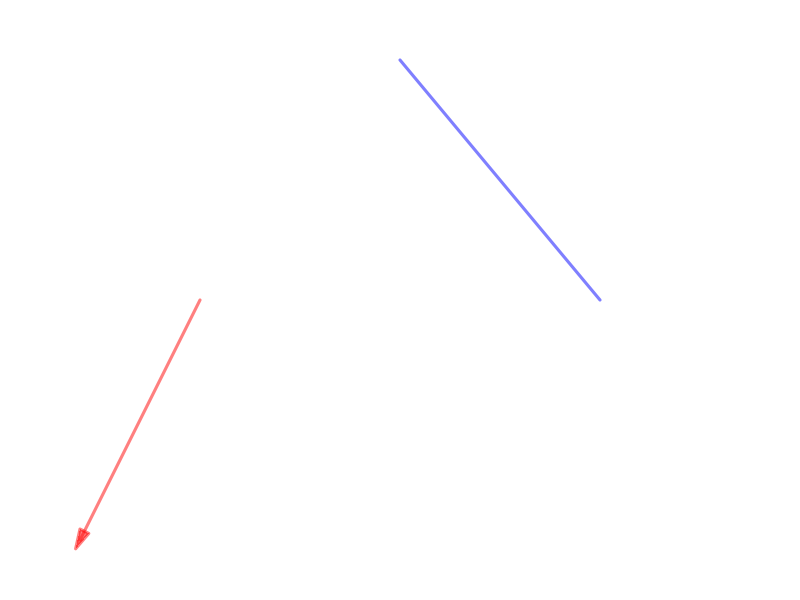

R code for this plot: (Note: this script raises an error after producing the figure.)
require(shape)
pdf(file = "people/sequential_disagreement_solved.pdf", width = 9, height = 7)

#Set parameters for graphics
axislabelsize <- 1.5
labelsize <- 2
actionlabelsize <- 1.5
graphlinewidth <- 3
segmentlinewidth <- 2
nodesize <- 1.5

COL <- c("#7fc97f", "#beaed4", "#fdc086", "#ffff99", "#386cb0", "#f0027f", "#bf5b17", "#666666")
COLA <- c("#99d8c9","#66c2a4","#41ae76", "#238b45", "#005824")
COLB <- c("#4eb3d3", "#2b8cbe", "#0868ac","#084081")

par(mar =  c(0, 0, 0, 0))

xlims <- c(0, 10)
ylims <- c(0, 10)

npts <- 501 
x <- seq(xlims[1], xlims[2], length.out = npts)
y <- seq(ylims[1], ylims[2], length.out = npts) 

plot(0, 0, xlim = xlims, ylim = ylims, type = "n",
     xlab = expression(paste("")),
     ylab = expression(paste("")), 
     xaxt = "n", 
     yaxt = "n", 
     cex.lab = axislabelsize, 
     bty = "n",
     xaxs="i", 
     yaxs="i")

ticksy <- seq(from = 0, to = ylims[2], by = 2)
ylabels <- seq(from = 0, to = ylims[2], by = 2)
ticksx <- seq(from = 0, to = xlims[2], by = 2)
xlabels <- seq(from = 0, to = xlims[2], by = 2)

#Branches for Aisha
#Swahili
#segments(5, 9, 2.5, 5, lty = 1, col = rgb(0, 0, 1, 0.5), lwd = graphlinewidth)
#English
segments(5, 9, 7.5, 5, lty = 1, col = rgb(0, 0, 1, 0.5), lwd = graphlinewidth)

#Branches for Ben
#From Aisha speaking Swahili
#Ben speaking Swahili
#segments(2.5, 5, 1, 1, lty = 1, col = rgb(1, 0, 0, 0.5), lwd = graphlinewidth)
#Ben speaking English
#segments(2.5, 5, 4, 1, lty = 1, col = rgb(1, 0, 0, fadelevel), lwd = graphlinewidth)

#Bina plants early
Arrows(2.5, 5, 1, 1, col = rgb(1, 0, 0, 0.5), lty = 1, lwd = 3, arr.type = "triangle")
#segments(2.5, 5, 1, 1, lty = 1, col = rgb(1, 0, 0, 0.5), lwd = graphlinewidth)
#Bina plants late
segments(2.5, 5, 4, 1, lty = 1, col = rgb(1, 0, 0, fadelevel), lwd = graphlinewidth)

#Branches for Aisha
#Speak Swahili
Arrows(5, 9, 2.5, 5, col = rgb(0, 0, 1, 0.5), lty = 1, lwd = 3, arr.type = "triangle")


#From Aisha Speakign English
#Ben speaking Swahili
segments(7.5, 5, 6, 1, lty = 1, col = rgb(1, 0, 0, fadelevel), lwd = graphlinewidth)

#Ben Speaks English
segments(7.5, 5, 9, 1, lty = 1, col = rgb(1, 0, 0, fadelevel), lwd = graphlinewidth)

#Initial node
points(5, 9, pch = 16, col = "black", cex = nodesize)

#P1 Nodes
#points(2.5, 5, pch = 16, col = "black", cex = nodesize)
points(7.5, 5, pch = 16, col = rgb(0,0,0,fadelevel), cex = nodesize)

#P2 Terminal Nodes
#points(1, 1, pch = 16, col = "black", cex = nodesize)
points(4, 1, pch = 16, col = rgb(0,0,0,fadelevel), cex = nodesize)
points(6, 1, pch = 16, col = rgb(0,0,0,fadelevel), cex = nodesize)
points(9, 1, pch = 16, col = rgb(0,0,0,fadelevel), cex = nodesize)

text(5, 9.3, expression(paste("Aisha")), cex = labelsize)

text(3.2, 7.5, expression(paste("Stick to")), cex = actionlabelsize)
text(3.2, 7.1, expression(paste("Swahili")), cex = actionlabelsize)
text(6.8, 7.5, expression(paste("Improve")), cex = actionlabelsize, col = rgb(0,0,0,fadelevel))
text(6.8, 7.1, expression(paste("English")), cex = actionlabelsize, col = rgb(0,0,0,fadelevel))


text(2, 5, expression(paste("Ben")), cex = labelsize)
text(1.2, 3.5, expression(paste("Improve")), cex = actionlabelsize)
text(1.2, 3.1, expression(paste("Swahili")), cex = actionlabelsize)
text(4, 3.5, expression(paste("Stick to")), cex = actionlabelsize, col = rgb(0,0,0,fadelevel))
text(4, 3.1, expression(paste("English")), cex = actionlabelsize, col = rgb(0,0,0,fadelevel))


text(8, 5, expression(paste("Ben")), cex = labelsize, col = rgb(0,0,0,fadelevel))
text(6, 3.5, expression(paste("Improve")), cex = actionlabelsize, col = rgb(0,0,0,fadelevel))
text(6, 3.1, expression(paste("Swahili")), cex = actionlabelsize, col = rgb(0,0,0,fadelevel))
text(8.8, 3.5, expression(paste("Stick to")), cex = actionlabelsize, col = rgb(0,0,0,fadelevel))
text(8.8, 3.1, expression(paste("English")), cex = actionlabelsize, col = rgb(0,0,0,fadelevel))

#Payoffs 
text(1, .6, expression("(" * phantom("4") * "," * phantom("2") * ")"), cex = actionlabelsize)
text(1, .6, expression(phantom("(") * "4" * phantom(",") * phantom("2") * phantom(")")), col = rgb(0, 0, 1, 0.5),  cex = actionlabelsize)
text(1, .6, expression(phantom("(") * phantom("4") * phantom(",") * "2" * phantom(")")), col = rgb(1, 0, 0, 0.5), cex = actionlabelsize)

text(4, .6, expression("(" * phantom("0") * "," * phantom("0") * ")"), cex = actionlabelsize, col = rgb(0,0,0,fadelevel))
text(4, .6, expression(phantom("(") * "0" * phantom(",") * phantom("0") * phantom(")")), col = rgb(0, 0, 1, 0.5,fadelevel),  cex = actionlabelsize)
text(4, .6, expression(phantom("(") * phantom("0") * phantom(",") * "0" * phantom(")")), col = rgb(1, 0, 0, 0.5,fadelevel), cex = actionlabelsize)

text(6, .6, expression("(" * phantom("0") * "," * phantom("0") * ")"), cex = actionlabelsize, col = rgb(0,0,0,fadelevel))
text(6, .6, expression(phantom("(") * "0" * phantom(",") * phantom("0") * phantom(")")), col = rgb(0, 0, 1, 0.5,fadelevel),  cex = actionlabelsize)
text(6, .6, expression(phantom("(") * phantom("0") * phantom(",") * "0" * phantom(")")), col = rgb(1, 0, 0, 0.5,fadelevel), cex = actionlabelsize)

text(9, .6, expression("(" * phantom("2") * "," * phantom("4") * ")"), cex = actionlabelsize, col = rgb(0,0,0,fadelevel))
text(9, .6, expression(phantom("(") * "2" * phantom(",") * phantom("4") * phantom(")")), col = rgb(0, 0, 1, 0.5,fadelevel),  cex = actionlabelsize)
text(9, .6, expression(phantom("(") * phantom("2") * phantom(",") * "4" * phantom(")")), col = rgb(1, 0, 0, 0.5,fadelevel), cex = actionlabelsize)

#Cutting branch plant late when A plants early
segments(2.6, 3.9, 3.1, 4.4, lty = 1, col = rgb(0,0,0,fadelevel), lwd = graphlinewidth)
segments(2.8, 3.25, 3.3, 3.75, lty = 1, col = rgb(0,0,0,fadelevel), lwd = graphlinewidth)
segments(3, 2.65, 3.5, 3.15, lty = 1, col = rgb(0,0,0,fadelevel), lwd = graphlinewidth)
segments(3.2, 2.05, 3.7, 2.55, lty = 1, col = rgb(0,0,0,fadelevel), lwd = graphlinewidth)
segments(3.4, 1.45, 3.9, 1.95, lty = 1, col = rgb(0,0,0,fadelevel), lwd = graphlinewidth)


#Cutting branch plant late when A plants
segments(7.4, 3.9, 6.9, 4.4, lty = 1, col = rgb(0,0,0,fadelevel), lwd = graphlinewidth)
segments(7.2, 3.25, 6.7, 3.75, lty = 1, col = rgb(0,0,0,fadelevel), lwd = graphlinewidth)
segments(7, 2.65, 6.5, 3.15, lty = 1, col = rgb(0,0,0,fadelevel), lwd = graphlinewidth)
segments(6.8, 2.05, 6.3, 2.55, lty = 1, col = rgb(0,0,0,fadelevel), lwd = graphlinewidth)
segments(6.6, 1.45, 6.1, 1.95, lty = 1, col = rgb(0,0,0,fadelevel), lwd = graphlinewidth)

#Cutting branch plant late for A given B's actions
# segments(5.25, 7.9, 5.75, 8.4, lty = 1, col = rgb(0,0,0,fadelevel), lwd = graphlinewidth)
# segments(5.65, 7.3, 6.15, 7.8, lty = 1, col = rgb(0,0,0,fadelevel), lwd = graphlinewidth)
# segments(6.05, 6.7, 6.55, 7.2, lty = 1, col = rgb(0,0,0,fadelevel), lwd = graphlinewidth)
# segments(6.45, 6.1, 6.95, 6.6, lty = 1, col = rgb(0,0,0,fadelevel), lwd = graphlinewidth)
# segments(6.85, 5.5, 7.35, 6, lty = 1, col = rgb(0,0,0,fadelevel), lwd = graphlinewidth)



dev.off()
